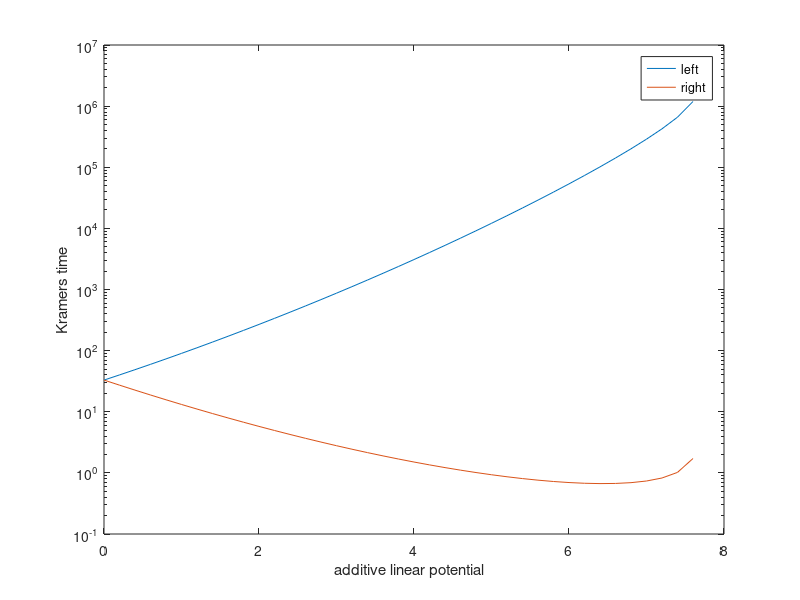
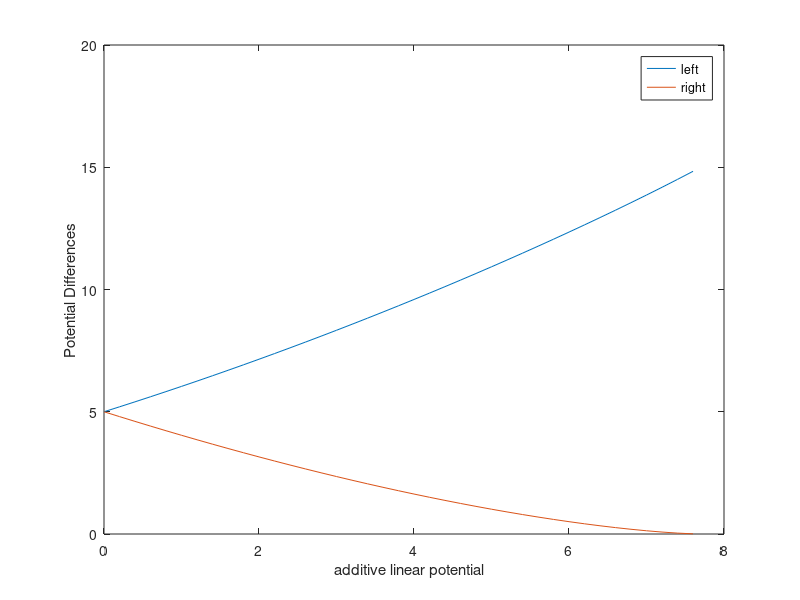

Recreate these plots in MATLAB, in order.
% compute Kramer time for given potential
% (this relies on entering the formula for potential and its derivatives
% manually!)

% potentials are measured in units of kT


%% Parameter %%

a_range = [ 0 : 0.2 : 7.6 ] ' ;
%^ for values of a larger than 7.6 the roots become imaginary...



%% Variables %%

% kramers time for left (:,1) and right (:,2) well
% in units of 6 pi \eta r / kT
t_kramer = zeros( length( a_range ) , 2 ) ;
% energy barriers (like t_kramer)
% in units of kT
barrier = zeros( length( a_range ) , 2 ) ;



%% Functions %%

% -- function u = V(x)
    % return default potential
function u = V(x)
    u = 5 .* (x-1).^2 .* (x+1).^2 ;
end

% -- function u = W(x)
    % return modified potential
function u = W(x,a)
    u = V(x)+a*x ;
    % u = polyval( [ 5 0 -10 a 5 ] , x ) ;
end

% -- function poly = abl(a)
    % return polynom coefficient vector for V' with specified a
function poly = abl(a)
    poly = [ 20 0 -20 a ] ;
end

% polynom coefficients for the second derivative
poly_abl2 = [ 60 0 -20 ] ;




%% Program %%

tic

% loop over different a and find roots
for ii = [ 1 : length( a_range ) ]
    % status output
    % [ ones(3,1)*a_range(ii) r V(r) W(r,a_range(ii)) ]
    % find roots and sort them
    r = sort( roots( abl( a_range(ii) ) ) ) ;
    % compute energy barrier
    a = a_range( ii ) ;
    barrier(ii,:) = [ W(r(2),a)-W(r(1),a)  ,  W(r(2),a)-W(r(3),a) ] ;
    % compute curvatures
    curv = polyval( poly_abl2 , r ) ;
    % and products of outer with central curvature
    curv_prod = [ curv(1)*curv(2) , curv(2)*curv(3) ] ;
    % compute kramer time
    t_kramer(ii,:) = 2*pi ./ sqrt( abs( curv_prod ) ) .* exp( barrier(ii,:) ) ;
end

toc


%% Output %%

% plot t_kramer
semilogy( a_range , t_kramer(:,1) , ";left;"  , a_range , t_kramer(:,2) , ";right;" ) ;
xlabel( "additive linear potential  " ) ;
ylabel( "Kramers time" );
print( "kramers_t.eps" , "-deps" , "-color" ) ;

pause

% plot potential barriers
plot( a_range , barrier(:,1) , ";left;"  , a_range , barrier(:,2) , ";right;" ) ;
xlabel( "additive linear potential  " ) ;
ylabel( "Potential Differences" );
print( "kramers_DE.eps" , "-deps" , "-color" ) ;
